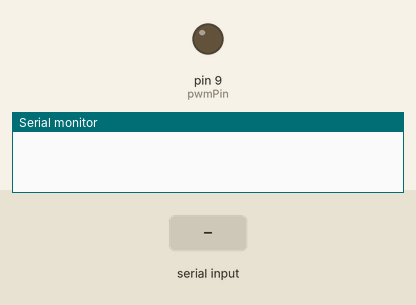
A sketch run on a simulated Arduino Uno, built with avr-gcc and run on an emulated ATmega328P. On the bench: output pins drawn as LEDs (lit = HIGH), the last lines printed to the serial monitor. The test bench sets the inputs (shaded band).

Above: at 1.2 s.
1.3 s: byte 30 received over Serial
At 1.7 s:
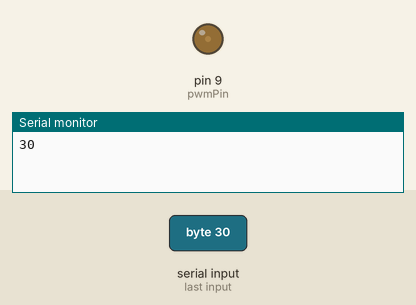
2.8 s: byte 90 received over Serial
At 4.1 s:
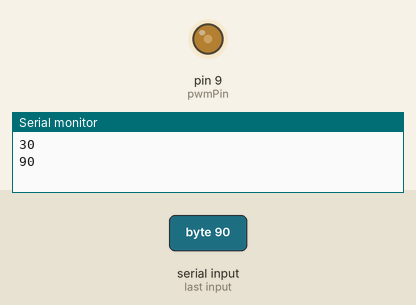
Timing chart, 0 to 5.8 s (numbered marks = the images above; inputs shaded):
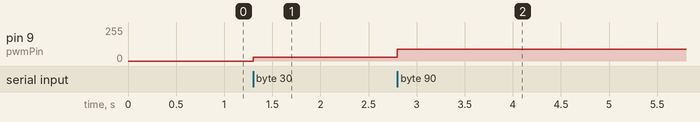

The sketch:

opalin_arduino.ino
```cpp
const int pwmPin =  9; // Remplacez par le numéro de broche PWM de votre Arduino

void setup() {
  Serial.begin(115200); // Assurez-vous que cela correspond au baud rate de TouchDesigner
  pinMode(pwmPin, OUTPUT);
}

void loop() {
  if (Serial.available()) {
    int pwmValue = Serial.read();
    Serial.println(pwmValue);
    analogWrite(pwmPin, pwmValue);
  }
}
```

Measured:
- after the input at 1.3 s, pin 9 (pwmPin): 0/255 → 30/255 at once
- after the input at 2.8 s, pin 9 (pwmPin): 30/255 → 90/255 at once
